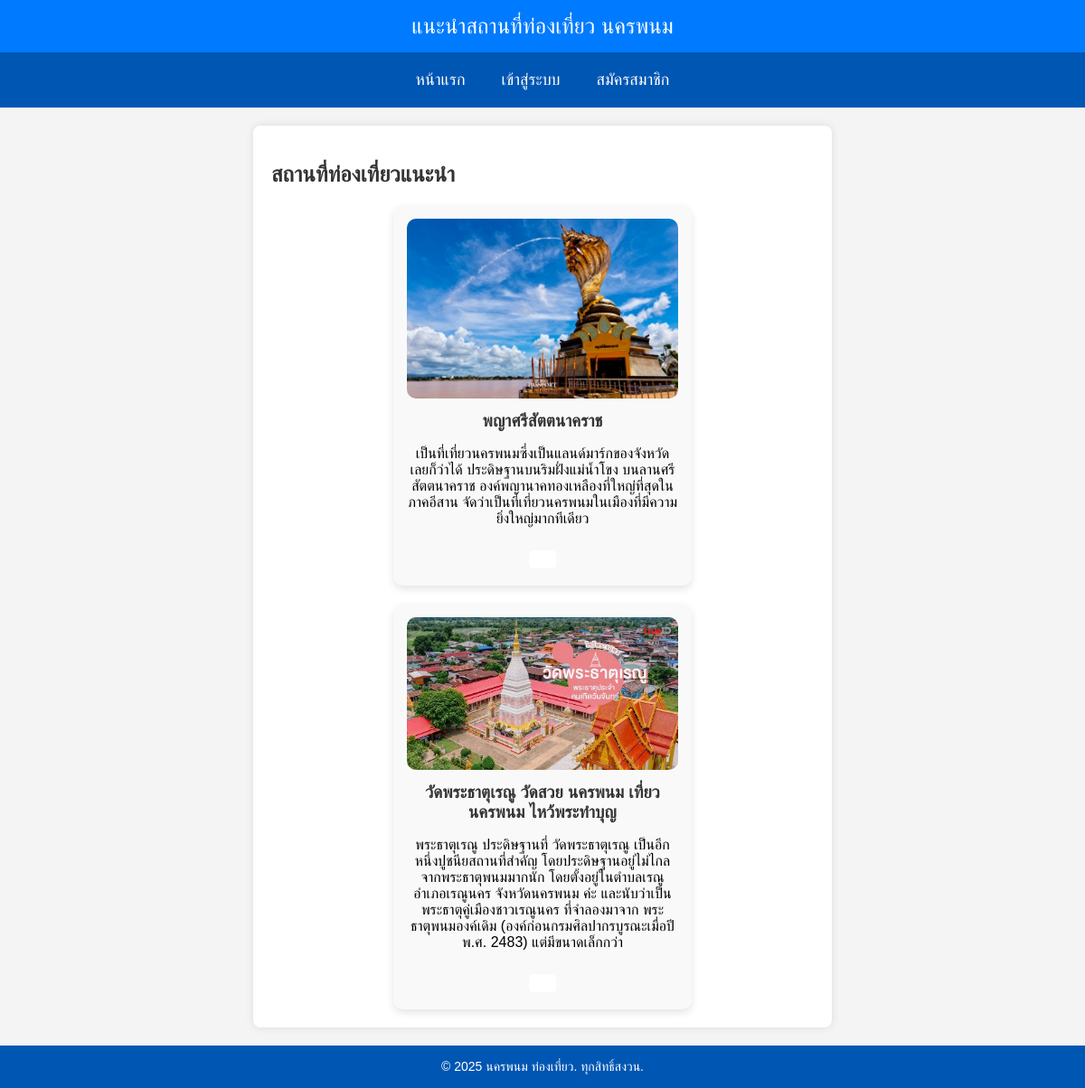
The page / on the database its author committed.
### tables this page shows
CREATE TABLE `places` (
  `id` int(11) NOT NULL,
  `name` varchar(255) NOT NULL,
  `description` text NOT NULL,
  `image` varchar(255) NOT NULL
);

### index.php (the view, shortened to what this page needs)
<?php
include "config.php";
?>
<!DOCTYPE html>
<html lang="th">
<head>
    <link rel="stylesheet" href="style.css">
</head>
<body>
    <div class="header">
        แนะนำสถานที่ท่องเที่ยว นครพนม
    </div>
    <div class="navbar">
    <a href="index.php">หน้าแรก</a>
    <?php if (isset($_SESSION['username'])): ?>
        <a href="dashboard.php">เพิ่มสถานที่ท่องเที่ยว</a>
        <a href="logout.php">ออกจากระบบ</a>
    <?php else: ?>
        <a href="login.php">เข้าสู่ระบบ</a>
        <a href="register.php">สมัครสมาชิก</a>
    <?php endif; ?>
</div>
    <div class="container">
        <h2>สถานที่ท่องเที่ยวแนะนำ</h2>
        <div class="place-card">
            <?php
            $sql = "SELECT * FROM places";
            $result = $conn->query($sql);
            if ($result->num_rows > 0):
                while ($row = $result->fetch_assoc()):
            ?>
            <div class="place-item">
                <img src="images/<?php echo $row['image']; ?>" alt="<?php echo $row['name']; ?>">
                <h3><?php echo $row['name']; ?></h3>
                <p><?php echo $row['description']; ?></p>
                <a href="dashboard.php?id=<?php echo $row['id']; ?>" class="button"></a>
            </div>
            <?php
                endwhile;
            else:
                echo "<p>ไม่มีข้อมูลสถานที่ท่องเที่ยว</p>";
            endif;
            ?>
        </div>
    </div>
    <footer>
        <p>&copy; 2025 นครพนม ท่องเที่ยว. ทุกสิทธิ์สงวน.</p>
    </footer>
</body>
</html>

### style.css (style rules this page uses)
body { font-family: Arial, sans-serif; margin: 0; padding: 0; background-color: #f4f4f4; }
.header { background-color: #007bff; color: white; padding: 15px; text-align: center; font-size: 24px; }
.navbar { display: flex; justify-content: center; background: #0056b3; padding: 10px 0; }
.navbar a { color: white; text-decoration: none; padding: 10px 20px; font-size: 18px; }
.container { width: 80%; margin: auto; overflow: hidden; background: white; padding: 20px; border-radius: 10px; box-shadow: 0px 0px 10px rgba(0, 0, 0, 0.1); }
.place-card { display: flex; flex-wrap: wrap; gap: 20px; margin-top: 20px; }
.place-item { flex: 1 1 calc(33.333% - 20px); background: #fff; padding: 15px; border-radius: 8px; box-shadow: 0px 0px 5px rgba(0, 0, 0, 0.2); text-align: center; }
.place-item img { width: 100%; border-radius: 8px; }
.place-item h3 { margin: 10px 0; color: #333; }
.button { display: inline-block; padding: 10px 20px; background: #007bff; color: white; text-decoration: none; border-radius: 5px; }
body { font-family: Arial, sans-serif; background-color: #f4f4f4; margin: 0; padding: 0; }
footer p { margin: 0; font-size: 14px; background-color: #0056b3; }
.container { max-width: 600px; margin: 20px auto; background: white; padding: 20px; box-shadow: 0px 0px 10px rgba(0, 0, 0, 0.1); border-radius: 8px; }
h2, h3 { color: #333; }

### index.php (style rules this page uses)
body { display: flex; flex-direction: column; min-height: 100vh; margin: 0; }
.container { flex: 1; padding: 20px; }
footer { background-color: #0056b3; color: white; text-align: center; padding: 15px 0; font-size: 14px; width: 100%; }
.place-card { display: flex; flex-direction: column; align-items: center; gap: 20px; }
.place-item { width: 300px; background: #f9f9f9; padding: 15px; border-radius: 10px; box-shadow: 0 4px 8px rgba(0, 0, 0, 0.1); text-align: center; }
.place-item img { width: 100%; border-radius: 10px; }
.button { display: inline-block; margin-top: 10px; padding: 10px 15px; background:rgb(255, 255, 255); color: white; text-decoration: none; border-radius: 5px; }

### rows shown on the page
places: image (picture), name "พญาศรีสัตตนาคราช", description "เป็นที่เที่ยวนครพนมซึ่งเป็นแลนด์มาร์กของจังหวัดเลยก็ว่าได้ ประดิษฐานบนริมฝั่งแม่น้ำโขง บนลานศรีสัตตนาคราช องค์พญานาคทองเหลืองที่ใหญ่ที่สุดในภาคอีสาน จัดว่าเป็นที่เที่ยวนครพนมในเมืองที่มีความยิ่งใหญ่มากทีเดียว"
places: image (picture), name "วัดพระธาตุเรณู วัดสวย นครพนม เที่ยวนครพนม ไหว้พระทำบุญ", description "พระธาตุเรณู ประดิษฐานที่ วัดพระธาตุเรณู เป็นอีกหนึ่งปูชนียสถานที่สำคัญ โดยประดิษฐานอยู่ไม่ไกลจากพระธาตุพนมมากนัก โดยตั้งอยู่ในตำบลเรณู อำเภอเรณูนคร จังหวัดนครพนม ค่ะ และนับว่าเป็นพระธาตุคู่เมืองชาวเรณูนคร ที่จำลองมาจาก พระธาตุพนมองค์เดิม (องค์ก่อนกรมศิลปากรบูรณะเมื่อปี พ.ศ. 2483) แต่มีขนาดเล็กกว่า"
